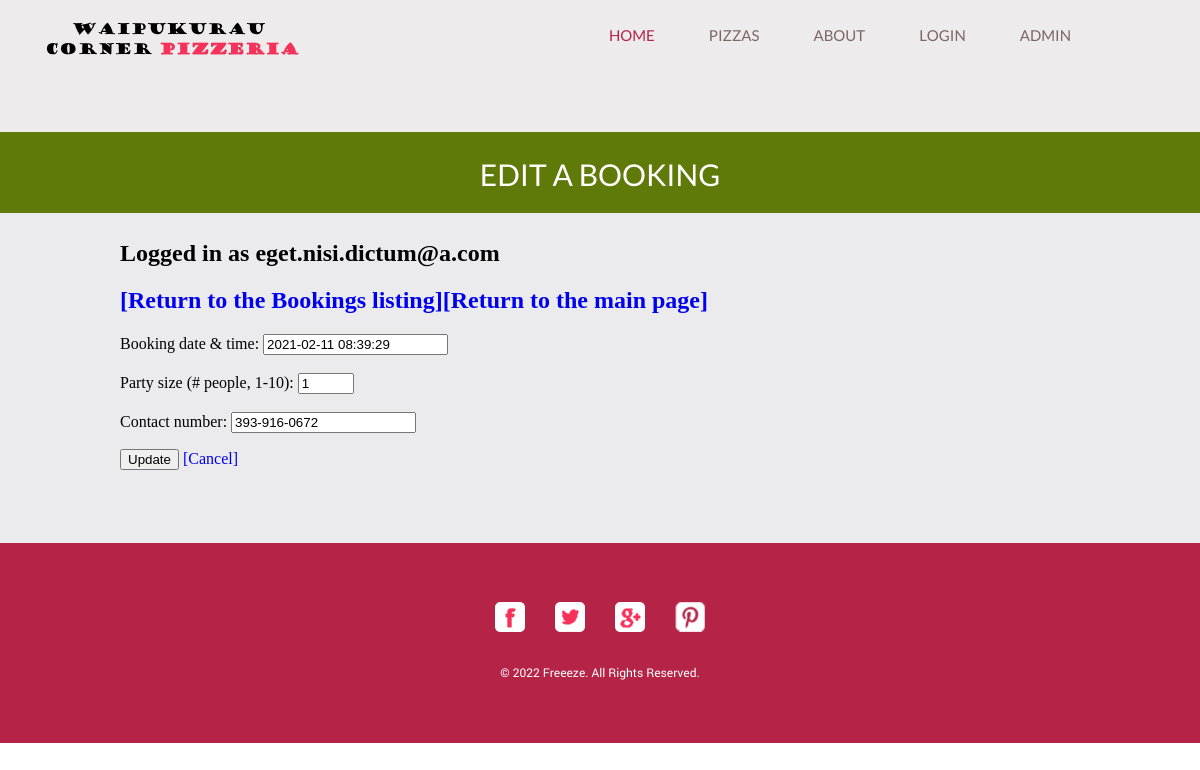
The page /editbooking.php?id=3 (signed in) on the database its author committed.
### tables this page shows
CREATE TABLE IF NOT EXISTS booking (
  bookingID int unsigned NOT NULL auto_increment,
  customerID int unsigned NOT NULL,
  telephone varchar(14) NOT NULL,
  bookingdate datetime,
  people int default 1,
  PRIMARY KEY (bookingID)
) AUTO_INCREMENT=1;

### editbooking.php (the view, shortened to what this page needs)
<!DOCTYPE HTML>
<html>
<head>
    <link rel="stylesheet" href="https://cdn.jsdelivr.net/npm/flatpickr/dist/flatpickr.min.css">
</head>
<body>
    <?php
    include "header.php";
    include "menu.php";
    ?>
    <div id="body">
        <div class="header">
            <div>
                <h1>Edit a Booking</h1>
            </div>
        </div>
        <div class="body">
            <div>
                <?php
                include_once "checksession.php";
                $DBC = mysqli_connect("127.0.0.1", DBUSER, DBPASSWORD, DBDATABASE);
                if ($_SERVER["REQUEST_METHOD"] == "GET") {
                    if (empty($_GET['id']) or !is_numeric($_GET['id'])) {
                        echo "<h2>Invalid Booking ID</h2>";
                        exit;
                    } else {
                        $id = $_GET['id'];
                    }
                }
                $query = 'SELECT bookingdate, telephone, people FROM booking WHERE bookingID=' . $id;
                $result = mysqli_query($DBC, $query);
                $rowcount = mysqli_num_rows($result);
                if ($rowcount > 0) {
                    $row = mysqli_fetch_assoc($result);
                ?>
                    <h2><a href="listbookings.php">[Return to the Bookings listing]</a><a href="/pizza/">[Return to the main page]</a></h2>
                    <form action="editbooking.php" method="POST">
                        <lable for="BDATE">Booking date & time:</lable>
                        <input type="datetime" name="booktime" id="booktime" placeholder="yyyy-mm-dd HH:MM" value="<?php echo $row['bookingdate']; ?>" required><br><br>
                        <label for="SIZE">Party size (# people, 1-10):</label>
                        <input type="number" name="psize" id="psize" min="1" max="10" step="1" value="<?php echo $row['people']; ?>" required><br><br>
                        <label for="phone">Contact number:</label>
                        <input type="text" name="phone" id="phone" placeholder="###-###-####" pattern="[0-9]{3}[- ]*[0-9]{3}[- ]*[0-9]{4}" value="<?php echo $row['telephone']; ?>" required>
                        <p>
                            <input type="submit" name="submit" value="Update"> <a href="listbookings.php">[Cancel]</a>
                        </p>
                    </form>
                <?php
                } else {
                    echo "<h2>Booking is not found with that ID!</h2>";
                }
                ?>
            </div>
        </div>
    </div>
</body>
<?php
include "footer.php"
?>
</html>

### css/style.css (style rules this page uses)
body { margin: 0; padding: 0; position: relative; width: auto; }
a { text-decoration: none; outline: none; }
#body { margin: 0; overflow: hidden; padding: 0; position: relative; width: 100%; }
#body div.header { background-color: #5F7A08; margin: 0 auto; max-width: none; overflow: hidden; padding: 0; }
#body div.header div { margin: 0 auto; max-width: 960px; padding: 0; }
#body div.header div h1 { color: #FFFFFF; font-family: lato-regular-webfont; font-size: 30px; font-weight: normal; line-height: 30px; margin: 0; padding: 28px 0 23px; text-align: center; text-transform: uppercase; }
#body div.body { background-color: #ebebed; margin: 0; max-width: none; min-height: 249px; overflow: hidden; padding: 0; width: 100%; }
#body div { margin: 0 auto; max-width: 960px; padding: 7px 0 57px; }

### rows shown on the page
booking: booktime "2021-02-11 08:39:29", psize "1", phone "393-916-0672"

### other values the page prints
$un "eget.nisi.dictum@a.com"
